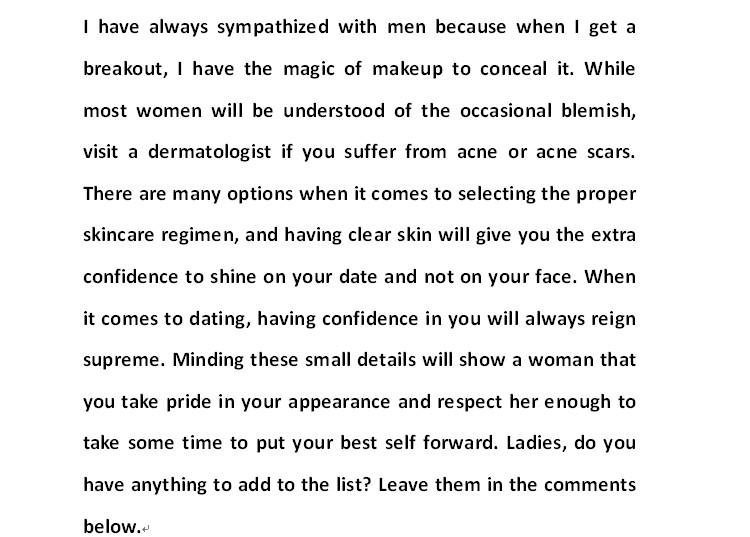
%> input picture 第 09 章 基于特征匹配的英文印刷字符识别/image.jpg, 750 x 537 px
$ octave --eval "result = Main_Process(imread('../第 09 章 基于特征匹配的英文印刷字符识别/image.jpg'));"   (GNU Octave 9; MATLAB toolbox functions it lacks are replaced by stand-ins)
%> lines starting %> are read from the running program, lines starting %| are printed output that depends on the picture; in (x1, y1, x2, y2) boxes, pixels count from 0 and x2, y2 are one past the last pixel; in counts of white or black regions, pixels touching at a corner belong together; the program's own positions count from 1
### 第 08 章 基于知识库的手写体数字识别/Normalize_Img.m
function I1 = Normalize_Img(I)

if ndims(I) == 3
    I = rgb2gray(I);
end
I1 = imresize(I, [24 24], 'bicubic');

### 第 08 章 基于知识库的手写体数字识别/Bw_Img.m
function bw = Bw_Img(I)

if ndims(I) == 3
    I = rgb2gray(I);
end
bw = im2bw(I, graythresh(I));
bw = ~bw;

### 第 08 章 基于知识库的手写体数字识别/Thin_Img.m
function I1 = Thin_Img(I)

I1 = bwmorph(I, 'thin', inf);

### 第 08 章 基于知识库的手写体数字识别/endpoints.m
function g = endpoints(f)

persistent lut
if isempty(lut)
    lut = makelut(@endpoint_fcn, 3);
end

g = applylut(f,lut);

function is_end_point = endpoint_fcn(nhood)
is_end_point = nhood(2,2) & (sum(nhood(:)) == 2);

### 第 08 章 基于知识库的手写体数字识别/GetImgLinePts.m
function num = GetImgLinePts(bw, v)

num = 0;
for i = 1 : size(v, 1)
    if v(i, 2)>1 && v(i, 2)<size(bw,1) && v(i, 1)>1 && v(i, 1)<size(bw,2) && bw(v(i, 2), v(i, 1))==1
        num = num + 1;
    end
end

### 第 08 章 基于知识库的手写体数字识别/Main_Process.m
function num = Main_Process(I, flag)
if nargin < 2
    flag = 1;
end
I1 = Normalize_Img(I);
%> in Normalize_Img, `I1 = imresize(I, [24 24], 'bicubic');`:
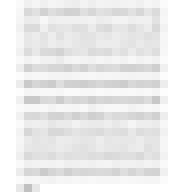
%> I1: size 24x24 uint8 (shown 8 times larger); min 193, max 255, mean 237
bw1 = Bw_Img(I1);
%> in Bw_Img, `bw = im2bw(I, graythresh(I));`:
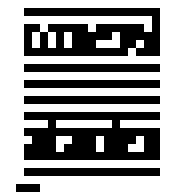
%> bw: size 24x24 logical (shown 8 times larger); 61.8% white; black in thin lines or dots, all inside (x1, y1, x2, y2) = (2, 1, 20, 24)
bw2 = Thin_Img(bw1);
%> in Thin_Img, `I1 = bwmorph(I, 'thin', inf);`:
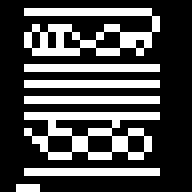
%> I1: size 24x24 logical (shown 8 times larger); 29.7% white in thin lines or dots, all inside (x1, y1, x2, y2) = (2, 1, 20, 24)
bw = bw2;
sz = size(bw);
[r, c] = find(bw==1);
rect = [min(c) min(r) max(c)-min(c) max(r)-min(r)];
vs = rect(1)+rect(3)*[5/12 1/2 7/12];
hs = rect(2)+rect(4)*[1/3 1/2 2/3];
pt1 = [rect(1:2); rect(1:2)+rect(3:4)];
pt2 = [rect(1)+rect(3) rect(2); rect(1) rect(2)+rect(4)];
k1 = (pt1(1,2)-pt1(2,2)) / (pt1(1,1)-pt1(2,1));
x1 = 1:sz(2);
y1 = k1*(x1-pt1(1,1)) + pt1(1,2);
k2 = (pt2(1,2)-pt2(2,2)) / (pt2(1,1)-pt2(2,1));
x2 = 1:sz(2);
y2 = k2*(x2-pt2(1,1)) + pt2(1,2);
if flag
    figure('Name', '数字识别', 'NumberTitle', 'Off', 'Units', 'Normalized', 'Position', [0.2 0.45 0.5 0.3]);
    subplot(2, 2, 1); imshow(I, []); title('原图像', 'FontWeight', 'Bold');
    subplot(2, 2, 2); imshow(I1, []); title('归一化图像', 'FontWeight', 'Bold');
    hold on;
    h = rectangle('Position', [rect(1:2)-1 rect(3:4)+2], 'EdgeColor', 'r', 'LineWidth', 2);
    legend(h, '数字区域标记', 'Location', 'BestOutside');
    subplot(2, 2, 3); imshow(bw1, []); title('二值化图像', 'FontWeight', 'Bold');
    subplot(2, 2, 4); imshow(bw, [], 'Border', 'Loose'); title('细化图像', 'FontWeight', 'Bold');
    hold on;
    h = [];
    for i = 1 : length(hs)
        h = [h plot([1 sz(2)], [hs(i) hs(i)], 'r-')];
    end
    for i = 1 : length(vs)
        h = [h plot([vs(i) vs(i)], [1 sz(1)], 'g-')];
    end
    h = [h plot(x1, y1, 'y-')];
    h = [h plot(x2, y2, 'm-')];
    legend([h(1) h(4) h(7) h(8)], {'水平线', '竖直线', '左对角线', '右对角线'}, 'Location', 'BestOutside');
    hold off;
end
v{1} = [1:sz(2); repmat(hs(1), 1, sz(2))]';
v{2} = [1:sz(2); repmat(hs(2), 1, sz(2))]';
v{3} = [1:sz(2); repmat(hs(3), 1, sz(2))]';
v{4} = [repmat(vs(1), 1, sz(1)); 1:sz(1)]';
v{5} = [repmat(vs(2), 1, sz(1)); 1:sz(1)]';
v{6} = [repmat(vs(3), 1, sz(1)); 1:sz(1)]';
v{7} = [x1; y1]';
v{8} = [x2; y2]';
for i = 1 : 8
    num(i) = GetImgLinePts(bw, round(v{i})-1);
end
num(9) = sum(sum(endpoints(bw)));
%> in Main_Process, `[r, c] = find(bw==1);`: r = 171 values from 2 to 24; c = 171 values from 3 to 20
%> in Main_Process, `rect = [min(c) min(r) max(c)-min(c) max(r)-min(r)];`: rect = [3 2 17 22]
%> in Main_Process, `vs = rect(1)+rect(3)*[5/12 1/2 7/12];`: vs = [10.08 11.5 12.92]
%> in Main_Process, `hs = rect(2)+rect(4)*[1/3 1/2 2/3];`: hs = [9.33 13 16.67]
%> in Main_Process, `pt1 = [rect(1:2); rect(1:2)+rect(3:4)];`: pt1 = [3 2; 20 24]
%> in Main_Process, `pt2 = [rect(1)+rect(3) rect(2); rect(1) rect(2)+rect(4)];`: pt2 = [20 2; 3 24]
%> in Main_Process, `k1 = (pt1(1,2)-pt1(2,2)) / (pt1(1,1)-pt1(2,1));`: k1 = 1.29
%> in Main_Process, `y1 = k1*(x1-pt1(1,1)) + pt1(1,2);`: y1 = 24 values from -0.588 to 29.18
%> in Main_Process, `k2 = (pt2(1,2)-pt2(2,2)) / (pt2(1,1)-pt2(2,1));`: k2 = -1.29
%> in Main_Process, `y2 = k2*(x2-pt2(1,1)) + pt2(1,2);`: y2 = 24 values, max 26.59 at index 1, min -3.18 at index 24, mean 11.71
%> the loop in Main_Process, `for i = 1 : length(hs)` made 3 passes
%> h on passes 1 to 3: -60.44, [-60.44 -61.74], [-60.44 -61.74 -62.64]
%> the loop in Main_Process, `for i = 1 : length(vs)` made 3 passes
%> h on passes 1 to 3: [-60.44 -61.74 -62.64 -63.35], [-60.44 -61.74 -62.64 -63.35 -64.69], [-60.44 -61.74 -62.64 -63.35 -64.69 -65.17]
%> in Main_Process, `h = [h plot(x1, y1, 'y-')];`: h = [-60.44 -61.74 -62.64 -63.35 -64.69 -65.17 -66.44]
%> in Main_Process, `h = [h plot(x2, y2, 'm-')];`: h = [-60.44 -61.74 -62.64 -63.35 -64.69 -65.17 -66.44 -67.88]
%> after the loop in Main_Process, `for i = 1 : 8`: num = [0 0 2 10 9 9 11 9]
%> in endpoints, `g = applylut(f,lut);`:
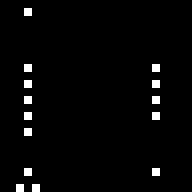
%> g: size 24x24 double (shown 8 times larger); values 0 (black) and 1 (white), 2.4% white in thin lines or dots, all inside (x1, y1, x2, y2) = (2, 1, 20, 24)
%> `result = Main_Process(imread('../第 09 章 基于特征匹配的英文印刷字符识别/image.jpg'));`:
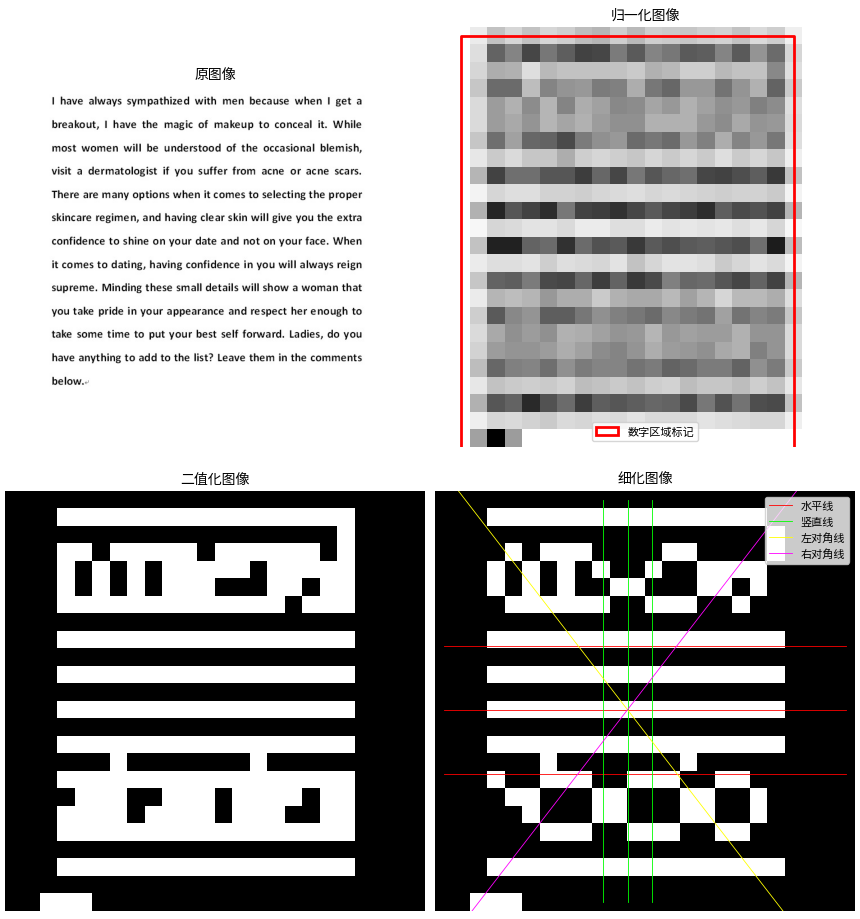
%> figure redrawn from the program's plot data, 4 panels
%> `result = Main_Process(imread('../第 09 章 基于特征匹配的英文印刷字符识别/image.jpg'));`: result = [0 0 2 10 9 9 11 9 14]
